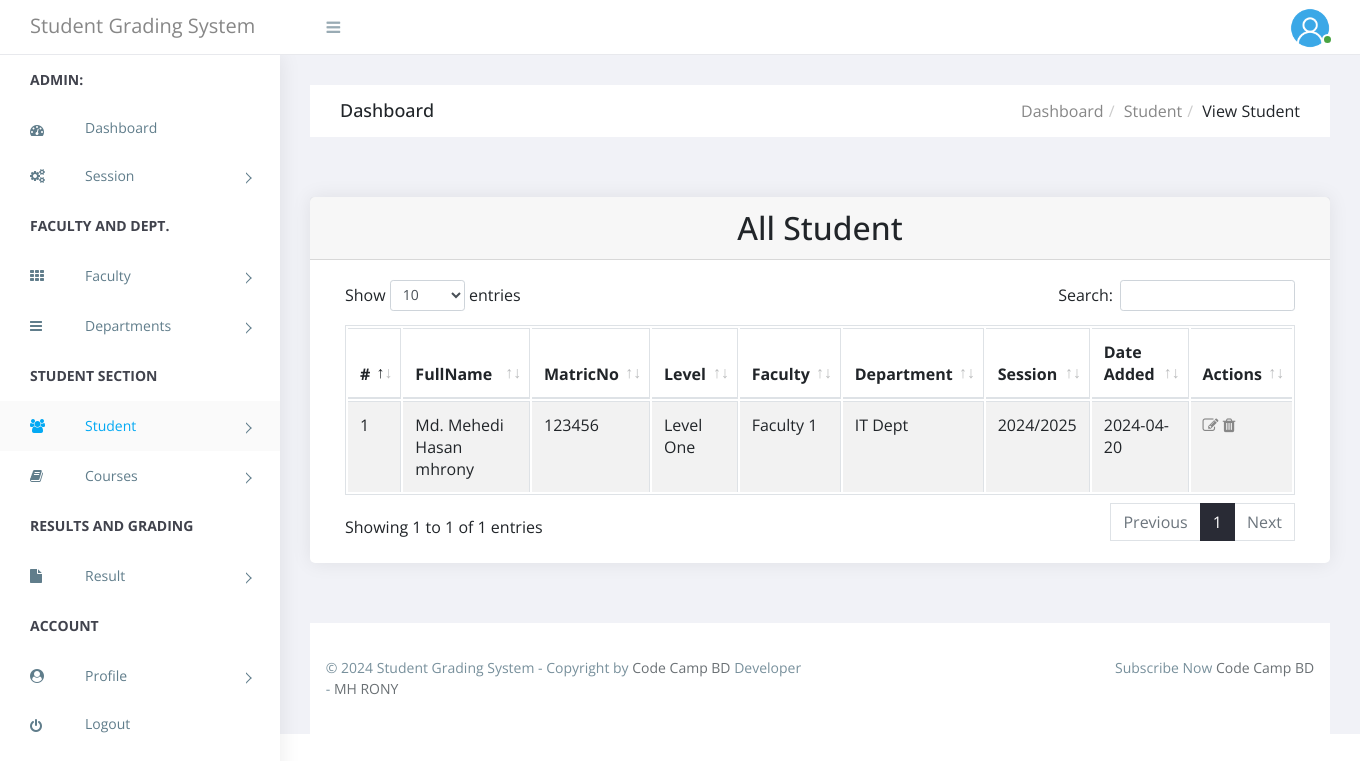
Screenshot of /School-Guide-Management-System-in-PHP/superAdmin/viewStudent.php with the database file from the repository.
### tables this page shows
CREATE TABLE `tblstudent` (
  `Id` int(20) NOT NULL,
  `firstName` varchar(255) NOT NULL,
  `lastName` varchar(255) NOT NULL,
  `otherName` varchar(255) NOT NULL,
  `matricNo` varchar(255) NOT NULL,
  `password` varchar(255) NOT NULL DEFAULT 'student@ccbd',
  `levelId` int(10) NOT NULL,
  `facultyId` int(10) NOT NULL,
  `departmentId` int(10) NOT NULL,
  `sessionId` int(10) NOT NULL,
  `dateCreated` varchar(255) NOT NULL
);

CREATE TABLE `tbllevel` (
  `Id` int(20) NOT NULL,
  `levelName` varchar(255) NOT NULL
);

CREATE TABLE `tblfaculty` (
  `Id` int(20) NOT NULL,
  `facultyName` varchar(255) NOT NULL,
  `dateCreated` varchar(255) NOT NULL
);

CREATE TABLE `tbldepartment` (
  `Id` int(20) NOT NULL,
  `departmentName` varchar(255) NOT NULL,
  `facultyId` int(20) NOT NULL,
  `dateCreated` varchar(255) NOT NULL
);

CREATE TABLE `tblsession` (
  `Id` int(20) NOT NULL,
  `sessionName` varchar(30) NOT NULL,
  `isActive` int(5) NOT NULL
);

### School-Guide-Management-System-in-PHP/superAdmin/viewStudent.php (the view, shortened to what this page needs)
<?php
    include('../includes/session.php');
  ?>
<!doctype html>
 <html class="no-js" lang="">
<head>
    <link rel="stylesheet" href="https://cdn.jsdelivr.net/npm/normalize.css@8.0.0/normalize.min.css">
    <link rel="stylesheet" href="https://cdn.jsdelivr.net/npm/bootstrap@4.1.3/dist/css/bootstrap.min.css">
    <link rel="stylesheet" href="https://cdn.jsdelivr.net/npm/font-awesome@4.7.0/css/font-awesome.min.css">
    <link rel="stylesheet" href="https://cdn.jsdelivr.net/gh/lykmapipo/themify-icons@0.1.2/css/themify-icons.css">
    <link rel="stylesheet" href="https://cdn.jsdelivr.net/npm/pixeden-stroke-7-icon@1.2.3/pe-icon-7-stroke/dist/pe-icon-7-stroke.min.css">
    <link rel="stylesheet" href="https://cdnjs.cloudflare.com/ajax/libs/flag-icon-css/3.2.0/css/flag-icon.min.css">
    <link rel="stylesheet" href="../assets/css/cs-skin-elastic.css">
    <link rel="stylesheet" href="../assets/css/lib/datatable/dataTables.bootstrap.min.css">
    <link rel="stylesheet" href="../assets/css/style2.css">
</head>
<body>
    <?php $page="student"; include 'includes/leftMenu.php';?>
    <div id="right-panel" class="right-panel">
            <?php include 'includes/header.php';?>
        <div class="breadcrumbs">
            <div class="breadcrumbs-inner">
                <div class="row m-0">
                    <div class="col-sm-4">
                        <div class="page-header float-left">
                            <div class="page-title">
                                <h1>Dashboard</h1>
                            </div>
                        </div>
                    </div>
                    <div class="col-sm-8">
                        <div class="page-header float-right">
                            <div class="page-title">
                                <ol class="breadcrumb text-right">
                                    <li><a href="#">Dashboard</a></li>
                                    <li><a href="#">Student</a></li>
                                    <li class="active">View Student</li>
                                </ol>
                            </div>
                        </div>
                    </div>
                </div>
            </div>
        </div>
        <div class="content">
            <div class="animated fadeIn">
                <div class="row">
                    <div class="col-lg-12">
                    </div>
                    <div class="col-md-12">
                        <div class="card">
                            <div class="card-header">
                                <strong class="card-title"><h2 align="center">All Student</h2></strong>
                            </div>
                            <div class="card-body">
                               <table id="bootstrap-data-table" class="table table-hover table-striped table-bordered">
                                    <thead>
                                        <tr>
                                            <th>#</th>
                                            <th>FullName</th>
                                            <th>MatricNo</th>
                                            <th>Level</th>
                                            <th>Faculty</th>
                                            <th>Department</th>
                                            <th>Session</th>
                                            <th>Date Added</th>
                                            <th>Actions</th>
                                        </tr>
                                    </thead>
                                    <tbody>
                            <?php
                    $ret=mysqli_query($con,"SELECT tblstudent.Id, tblstudent.firstName, tblstudent.lastName, tblstudent.otherName,tblstudent.matricNo,
                    tblstudent.dateCreated, tbllevel.levelName,tblfaculty.facultyName,tbldepartment.departmentName,tblsession.sessionName
                    from tblstudent
                    INNER JOIN tbllevel ON tbllevel.Id = tblstudent.levelId
                    INNER JOIN tblsession ON tblsession.Id = tblstudent.sessionId
                    INNER JOIN tblfaculty ON tblfaculty.Id = tblstudent.facultyId
                    INNER JOIN tbldepartment ON tbldepartment.Id = tblstudent.departmentId");
                    $cnt=1;
                    while ($row=mysqli_fetch_array($ret)) {
                                        ?>
                    <tr>
                    <td><?php echo $cnt;?></td>
                    <td><?php  echo $row['firstName'].' '.$row['lastName'].' '.$row['otherName'];?></td>
                    <td><?php  echo $row['matricNo'];?></td>
                    <td><?php  echo $row['levelName'];?></td>
                    <td><?php  echo $row['facultyName'];?></td>
                    <td><?php  echo $row['departmentName'];?></td>
                     <td><?php  echo $row['sessionName'];?></td>
                    <td><?php  echo $row['dateCreated'];?></td>
                    <td><a href="editStudent.php?editStudentId=<?php echo $row['matricNo'];?>" title="Edit Details"><i class="fa fa-edit fa-1x"></i></a>
                    <a onclick="return confirm('Are you sure you want to delete?')" href="deleteStudent.php?delid=<?php echo $row['matricNo'];?>" title="Delete Student Details"><i class="fa fa-trash fa-1x"></i></a></td>
                    </tr>
                    <?php
                    $cnt=$cnt+1;
                    }?>
                                </tbody>
                            </table>
                            </div>
                        </div>
                    </div>
            </div>
        </div>
    </div>
        <?php include 'includes/footer.php';?>
</div>
</body>
</html>

### School-Guide-Management-System-in-PHP/assets/css/style2.css (style rules this page uses)
body { display: table; font-family: "Open Sans", sans-serif; font-size: 16px; width: 100%; }
a, button { text-decoration: none; outline: none !important; color: #878787; -webkit-transition: all 0.25s ease; transition: all 0.25s ease; }
h1, h2, h3, h4, h5, h6 { margin: 0; }
ul, ol { padding-left: 0; }
.right-panel { background: #f1f2f7; margin-left: 280px; margin-top: 55px; }
.right-panel .breadcrumbs { float: left; margin-top: 30px; padding: 0 1.875em; width: 100%; }
.right-panel .breadcrumbs .breadcrumbs-inner { background-color: #fff; }
.right-panel .page-header { min-height: 50px; margin: 0px; padding: 0px 15px; background: #ffffff; border-bottom: 0px; }
.right-panel .page-header h1 { font-size: 18px; padding: 15px 0; }
.right-panel .page-header .breadcrumb { margin: 0px; padding: 13.5px 0; background: #fff; text-transform: capitalize; }
.right-panel .page-header .breadcrumb > li + li:before { padding: 0 5px; color: #ccc; content: "/\00a0"; }
.content { float: left; padding: 1.875em; width: 100%; }
.card { margin-bottom: 1.875em; border-radius: 5px; padding: 0; border: 0px solid transparent; -webkit-box-shadow: 0 0 20px rgba(0, 0, 0, 0.08); box-shadow: 0 0 20px rgba(0, 0, 0, 0.08); }
.card .card-body { float: left; padding: 1.25em; position: relative; width: 100%; }
@media (max-width: 1368px) { .card-body { padding: 15px; } }

### rows the page displays
tblstudent: firstName "Md. Mehedi", lastName "Hasan", otherName "mhrony", matricNo "123456", levelId.levelName "Level One", facultyId.facultyName "Faculty 1", departmentId.departmentName "IT Dept", sessionId.sessionName "2024/2025", dateCreated "2024-04-20"
